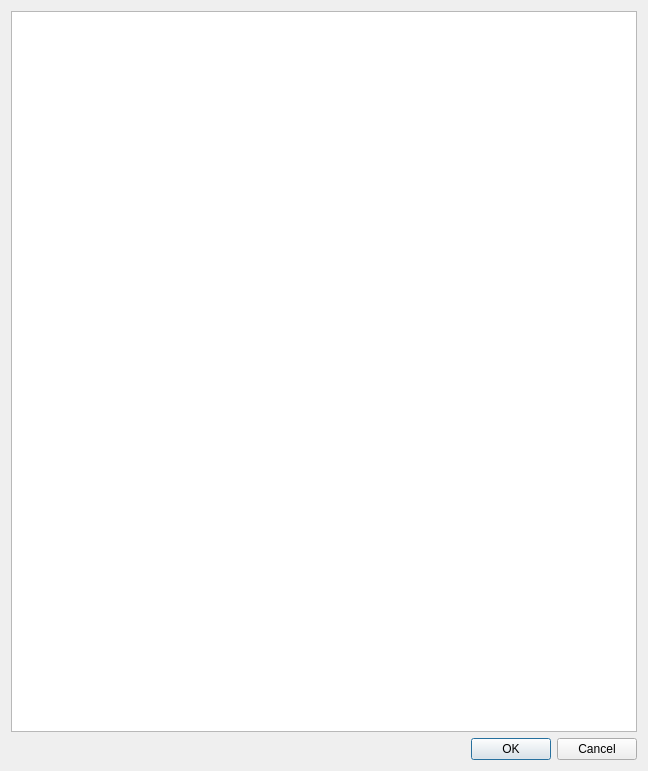
<?xml version="1.0" encoding="UTF-8"?>
<ui version="4.0">
 <class>SavestatesDialog</class>
 <widget class="QDialog" name="SavestatesDialog">
  <property name="geometry">
   <rect>
    <x>0</x>
    <y>0</y>
    <width>648</width>
    <height>771</height>
   </rect>
  </property>
  <property name="windowTitle">
   <string>Unsupported game savestates</string>
  </property>
  <layout class="QVBoxLayout" name="verticalLayout">
   <item>
    <widget class="QTableView" name="uiSavestatesTblv"/>
   </item>
   <item>
    <widget class="QDialogButtonBox" name="uiButtonBox">
     <property name="orientation">
      <enum>Qt::Horizontal</enum>
     </property>
     <property name="standardButtons">
      <set>QDialogButtonBox::Cancel|QDialogButtonBox::Ok</set>
     </property>
    </widget>
   </item>
  </layout>
 </widget>
 <resources/>
 <connections>
  <connection>
   <sender>uiButtonBox</sender>
   <signal>accepted()</signal>
   <receiver>SavestatesDialog</receiver>
   <slot>accept()</slot>
   <hints>
    <hint type="sourcelabel">
     <x>248</x>
     <y>254</y>
    </hint>
    <hint type="destinationlabel">
     <x>157</x>
     <y>274</y>
    </hint>
   </hints>
  </connection>
  <connection>
   <sender>uiButtonBox</sender>
   <signal>rejected()</signal>
   <receiver>SavestatesDialog</receiver>
   <slot>reject()</slot>
   <hints>
    <hint type="sourcelabel">
     <x>316</x>
     <y>260</y>
    </hint>
    <hint type="destinationlabel">
     <x>286</x>
     <y>274</y>
    </hint>
   </hints>
  </connection>
 </connections>
</ui>
